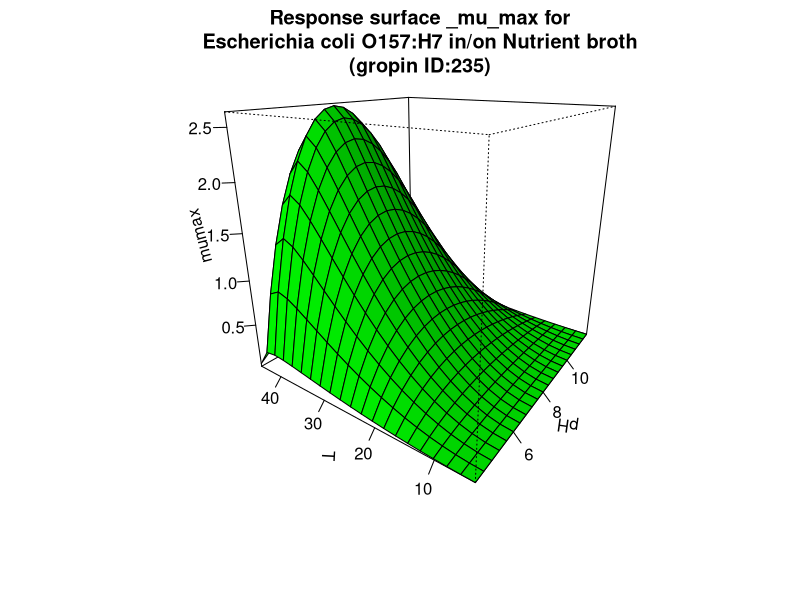

Reproduce this figure in R.
#############################
# start of Parameter script
#############################
pH <- seq(4.004,11.988011988012,length.out=21)
T <- seq(4.004,44.955044955045,length.out=21)
#############################
# end of Parameter script
#############################
############################# 
# start of Model script Gropin ID 235 
#############################
 
# constant coefficients for this model
pHmin <- 3.88
pHopt <- 7.2
pHmax <- 12.17
Tmin <- 3.06
Topt <- 41.1
Tmax <- 45.06
mopt <- 2.635
 
variables <- data.frame(pH,T)
argumentsPar <- unique.data.frame(expand.grid(variables))
 
# heart of the model
response_surface <- function(pH,T) {
   mumax <-2.635*(((pH-pHmin)*(pH-pHmax)/(((pH-pHmin)*(pH-pHmax))-(pH-pHopt)^2)))*((T-Tmax)*(T-Tmin)^2)/((Topt-Tmin)*((Topt-Tmin)*(T-Topt)-(Topt-Tmax)*(Topt+Tmin-2*T)))

	return(mumax=mumax)
} 

# output parameters
responseSurface <- cbind(argumentsPar,response_surface(argumentsPar['pH'],argumentsPar['T']))
colnames(responseSurface) <- c(colnames(argumentsPar),'mumax')
#############################
# End of Model script
#############################
############################# 
# start of Visualisation script Gropin ID 235 
#############################
titleText <-'Response surface _mu_max for
Escherichia coli O157:H7 in/on Nutrient broth
(gropin ID:235)'
persp(pH,T,matrix(unlist(responseSurface$'mumax'),nrow=21),col = 'green',xlab='pH',ylab='T',zlab='mumax',main=titleText,theta=305,phi=20,shade=0.25,ticktype = 'detailed')
#############################
# End of Visualisation script
#############################
